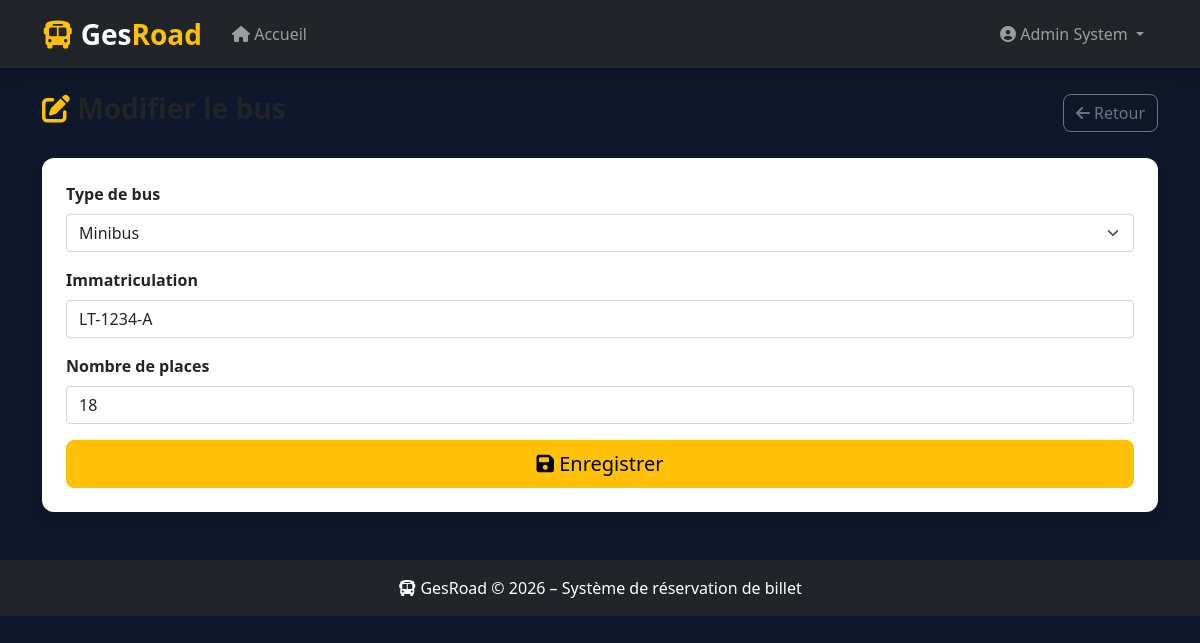
Page /index.php?controller=admin&action=modifierBus&id=1 (signed in) on the committed database.
### tables this page shows
CREATE TABLE `bus` (
  `id` int(11) NOT NULL AUTO_INCREMENT,
  `typebus_id` int(11) DEFAULT NULL,
  `immatriculation` varchar(254) DEFAULT NULL,
  `nbre_place` int(11) DEFAULT NULL,
  `estdisponible` tinyint(1) DEFAULT 1,
  PRIMARY KEY (`id`),
  KEY `FK_Association_5` (`typebus_id`),
  CONSTRAINT `FK_Association_5` FOREIGN KEY (`typebus_id`) REFERENCES `typebus` (`id`)
);

CREATE TABLE `typebus` (
  `id` int(11) NOT NULL AUTO_INCREMENT,
  `libelle` varchar(254) DEFAULT NULL,
  PRIMARY KEY (`id`)
);

### controllers/admincontrollers.php (called while the page is built, shortened)
<?php
require_once MODELS . '/Bus.php';
class AdminController {
    private $pdo;
    private $bus;
    public function __construct($pdo) {
        $this->pdo          = $pdo;
        $this->bus          = new Bus($pdo);
    }
    public function modifierBus() {
        $id        = $_GET['id'];
        $bus       = $this->bus->getDetails($id);
        $types_bus = $this->getTypesBus();
        require_once VIEWS . '/admin/bus/modifier.php';
    }
    private function getTypesBus() {
        $stmt = $this->pdo->prepare("SELECT * FROM typebus ORDER BY libelle ASC");
        $stmt->execute();
        return $stmt->fetchAll(PDO::FETCH_ASSOC);
    }
}
?>

### models/bus.php (called while the page is built, shortened)
<?php
class Bus {
    private $pdo;
    public function __construct($pdo) {
        $this->pdo = $pdo;
    }
    public function getDetails($id) {
        $stmt = $this->pdo->prepare("
            SELECT b.*, tb.libelle AS type_bus
            FROM bus b
            JOIN typebus tb ON tb.id = b.typebus_id
            WHERE b.id = ?
        ");
        $stmt->execute([$id]);
        return $stmt->fetch(PDO::FETCH_ASSOC);
    }
}
?>

### views/admin/bus/modifier.php (the view, shortened to what this page needs)
<?php include ROOT . '/views/layout.php'; ?>
<div class="d-flex justify-content-between align-items-center mb-4">
    <h3 class="fw-bold">
        <i class="fas fa-edit text-warning"></i> Modifier le bus
    </h3>
    <a href="<?= BASE_URL ?>/index.php?controller=admin&action=listeBus"
       class="btn btn-outline-secondary">
        <i class="fas fa-arrow-left"></i> Retour
    </a>
</div>
<div class="card shadow border-0">
    <div class="card-body p-4">
        <form method="POST" action="<?= BASE_URL ?>/index.php?controller=admin&action=modifierBus&id=<?= $bus['id'] ?>">
            <div class="mb-3">
                <label class="form-label fw-bold">Type de bus</label>
                <select name="typebus_id" class="form-select" required>
                    <?php foreach ($types_bus as $tb): ?>
                        <option value="<?= $tb['id'] ?>"
                            <?= $tb['id'] == $bus['typebus_id'] ? 'selected' : '' ?>>
                            <?= $tb['libelle'] ?>
                        </option>
                    <?php endforeach; ?>
                </select>
            </div>
            <div class="mb-3">
                <label class="form-label fw-bold">Immatriculation</label>
                <input type="text" name="immatriculation" class="form-control"
                       value="<?= $bus['immatriculation'] ?>" required>
            </div>
            <div class="mb-3">
                <label class="form-label fw-bold">Nombre de places</label>
                <input type="number" name="nbre_place" class="form-control"
                       value="<?= $bus['nbre_place'] ?>" min="1" required>
            </div>
            <div class="d-grid">
                <button type="submit" class="btn btn-warning btn-lg">
                    <i class="fas fa-save"></i> Enregistrer
                </button>
            </div>
        </form>
    </div>
</div>
<?php include ROOT . '/views/layout_footer.php'; ?>

### assets/css/style.css (style rules this page uses)
body { background-size: cover; background-position: center; background-repeat: no-repeat; transition: background-image 1s ease-in-out; }
html, body { height: 100%; margin: 0; background-color: #0f172a; }
.card { border-radius: 12px; border: none; }
.btn { border-radius: 8px; }

### rows in the picture
bus: typebus_id "Minibus", immatriculation "LT-1234-A", nbre_place "18"

### other values in the picture
$_SESSION['user_nom'] "Admin"
$_SESSION['user_prenom'] "System"
